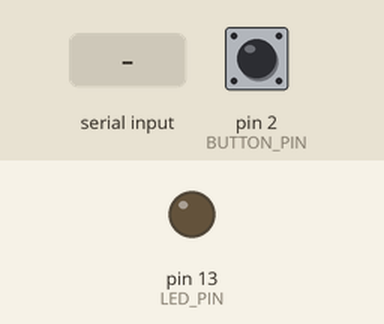
This sketch was run on a simulated Arduino Uno, built with avr-gcc and run on an emulated ATmega328P. On the bench: output pins drawn as LEDs (lit = HIGH). The test bench sets the inputs (shaded band); at power-on: pin 2 (BUTTON_PIN) HIGH.

Above: at 1.2 s.
1.3 s: "1" received over Serial
At 2.2 s:
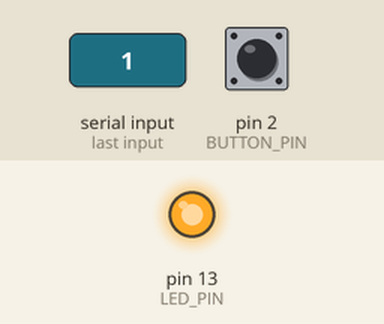
4.6 s: "0" received over Serial
At 5.8 s:
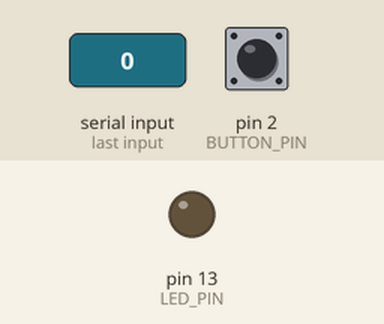
Timing chart, 0 to 7.6 s (numbered marks = the images above; inputs shaded):
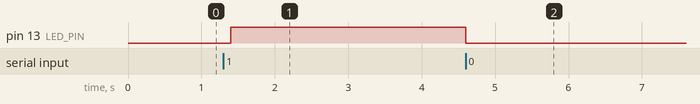

Measured:
- after the input at 1.3 s, pin 13 (LED_PIN): LOW → HIGH after 0.10 s
- after the input at 4.6 s, pin 13 (LED_PIN): HIGH → LOW at once

The sketch:

ex1_LED.ino
```cpp
#define BUTTON_PIN 2
#define LED_PIN 13

int oldButtonState;

void setup() {
  pinMode(LED_PIN, OUTPUT);
  pinMode(BUTTON_PIN , INPUT_PULLUP);
  Serial.begin(9600);
}

void loop() {
  int buttonState = !digitalRead(BUTTON_PIN);

  if(buttonState != oldButtonState) {
    oldButtonState = buttonState;
    Serial.println(buttonState);
  }


  if (Serial.available() > 0) {
    char command = Serial.read();
    if (command == '1') {
      digitalWrite(LED_PIN, HIGH);
    } else if (command == '0') {
      digitalWrite(LED_PIN, LOW);
    }
  }

  delay(100);
}
```
